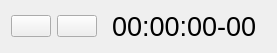
<?xml version="1.0" encoding="UTF-8"?>
<ui version="4.0">
 <class>SidDumpWindow</class>
 <widget class="QDialog" name="SidDumpWindow">
  <property name="geometry">
   <rect>
    <x>0</x>
    <y>0</y>
    <width>277</width>
    <height>44</height>
   </rect>
  </property>
  <property name="windowTitle">
   <string>SID Dump</string>
  </property>
  <layout class="QHBoxLayout" name="horizontalLayout">
   <item>
    <widget class="QPushButton" name="SidDumpStart">
     <property name="focusPolicy">
      <enum>Qt::NoFocus</enum>
     </property>
     <property name="text">
      <string/>
     </property>
     <property name="icon">
      <iconset resource="emu64.qrc">
       <normaloff>:/grafik/video_rec_start.png</normaloff>:/grafik/video_rec_start.png</iconset>
     </property>
     <property name="iconSize">
      <size>
       <width>25</width>
       <height>25</height>
      </size>
     </property>
    </widget>
   </item>
   <item>
    <widget class="QPushButton" name="SidDumpStop">
     <property name="enabled">
      <bool>true</bool>
     </property>
     <property name="focusPolicy">
      <enum>Qt::NoFocus</enum>
     </property>
     <property name="text">
      <string/>
     </property>
     <property name="icon">
      <iconset resource="emu64.qrc">
       <normaloff>:/grafik/video_rec_stop.png</normaloff>:/grafik/video_rec_stop.png</iconset>
     </property>
     <property name="iconSize">
      <size>
       <width>25</width>
       <height>25</height>
      </size>
     </property>
    </widget>
   </item>
   <item>
    <spacer name="horizontalSpacer">
     <property name="orientation">
      <enum>Qt::Horizontal</enum>
     </property>
     <property name="sizeHint" stdset="0">
      <size>
       <width>40</width>
       <height>20</height>
      </size>
     </property>
    </spacer>
   </item>
   <item>
    <widget class="QLabel" name="TimeOutput">
     <property name="enabled">
      <bool>true</bool>
     </property>
     <property name="font">
      <font>
       <pointsize>20</pointsize>
       <weight>50</weight>
       <bold>false</bold>
      </font>
     </property>
     <property name="text">
      <string>00:00:00-00</string>
     </property>
    </widget>
   </item>
   <item>
    <spacer name="horizontalSpacer_2">
     <property name="orientation">
      <enum>Qt::Horizontal</enum>
     </property>
     <property name="sizeHint" stdset="0">
      <size>
       <width>40</width>
       <height>20</height>
      </size>
     </property>
    </spacer>
   </item>
  </layout>
 </widget>
 <resources>
  <include location="emu64.qrc"/>
 </resources>
 <connections/>
</ui>
